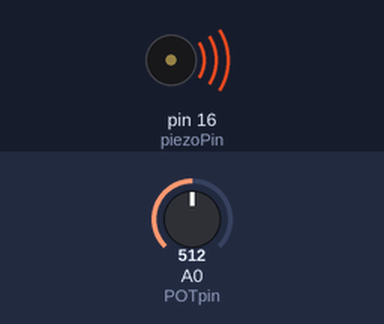
The sketch below on a simulated Arduino Uno, built with avr-gcc and run on an emulated ATmega328P. Parts: buzzer (waves = sounding). Inputs (shaded band) come from the test bench; at power-on: A0 (POTpin) = 512. Random numbers use the default seed unless the sketch sets one.

Above: at 1.26 s.
1.3 s: A0 (POTpin) set to 900
At 2.6 s:
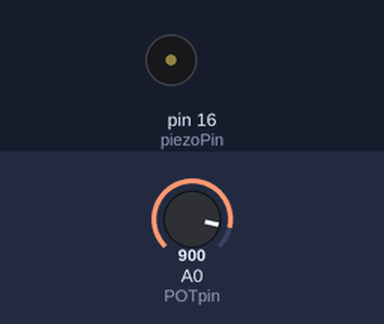
4.3 s: A0 (POTpin) set to 716
7.3 s: A0 (POTpin) set to 1023
Timing chart, 0 to 14.8 s (numbered marks = the images above; inputs shaded):
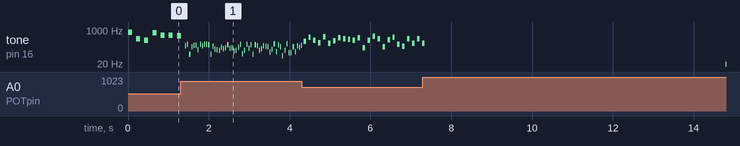

The sketch:

StepTone.ino
```cpp
/*
 * NoiseMaker_VII.ino
 *
 * Pete Prodoehl <pete@2xlnetworks.com>
 *
 */
//Change the PiezoPin and the PotPin if you're using a Robotics Board or standard Arduino Board

int POTpin = 14;
long POTvalue;
long MAPvalue;

int piezoPin = 16;

void setup() {
  pinMode(piezoPin, OUTPUT);
  randomSeed(analogRead(0));
}


void loop() {

  POTvalue = analogRead(POTpin);
  MAPvalue = map(POTvalue, 0, 1024, 200, 1);

    tone(piezoPin, (int(random(MAPvalue*2, MAPvalue*8))));
    delay(MAPvalue);
    noTone(piezoPin);
    delay(MAPvalue);

  }
```
